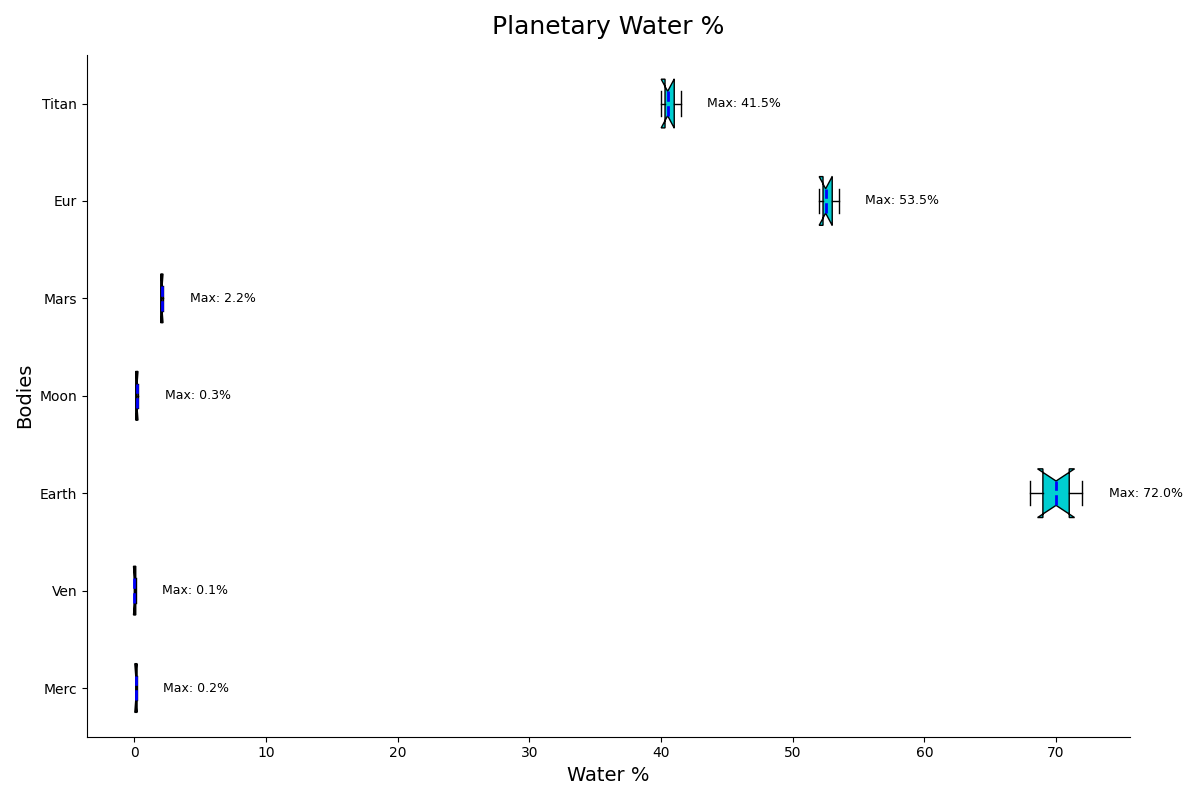

Python code for this plot:
import matplotlib.pyplot as plt
import numpy as np

bodies = ['Merc', 'Ven', 'Earth', 'Moon', 'Mars', 'Eur', 'Titan']

water_data = [
    [0.1, 0.1, 0.2, 0.2, 0.1],          # Mercury
    [0.0, 0.0, 0.1, 0.1, 0.0],          # Venus
    [70.0, 68.0, 72.0, 71.0, 69.0],     # Earth
    [0.1, 0.2, 0.1, 0.3, 0.2],          # Moon
    [2.0, 2.1, 2.2, 2.0, 2.1],          # Mars
    [52.5, 53.0, 52.0, 53.5, 52.3],     # Europa
    [40.0, 41.0, 40.5, 41.5, 40.3]      # Titan
]

fig, ax = plt.subplots(figsize=(12, 8))

# Plot the horizontal box plot
box = ax.boxplot(water_data, patch_artist=True, notch=True, vert=False, labels=bodies)

single_color = '#00CED1'
for patch in box['boxes']:
    patch.set_facecolor(single_color)

plt.setp(box['medians'], color='blue', linestyle='--', linewidth=2)

ax.set_title("Planetary Water %", fontsize=18, fontweight='normal', pad=15)
ax.set_xlabel("Water %", fontsize=14)
ax.set_ylabel("Bodies", fontsize=14)

ax.grid(visible=True, linestyle='-', alpha=0.3, which='minor', linewidth=0.5)

for i, body in enumerate(bodies):
    max_val = max(water_data[i])
    ax.text(max_val + 2, i + 1, f'Max: {max_val:.1f}%', va='center', fontsize=9, color='black')

ax.spines['top'].set_visible(False)
ax.spines['right'].set_visible(False)

plt.tight_layout()
plt.show()
